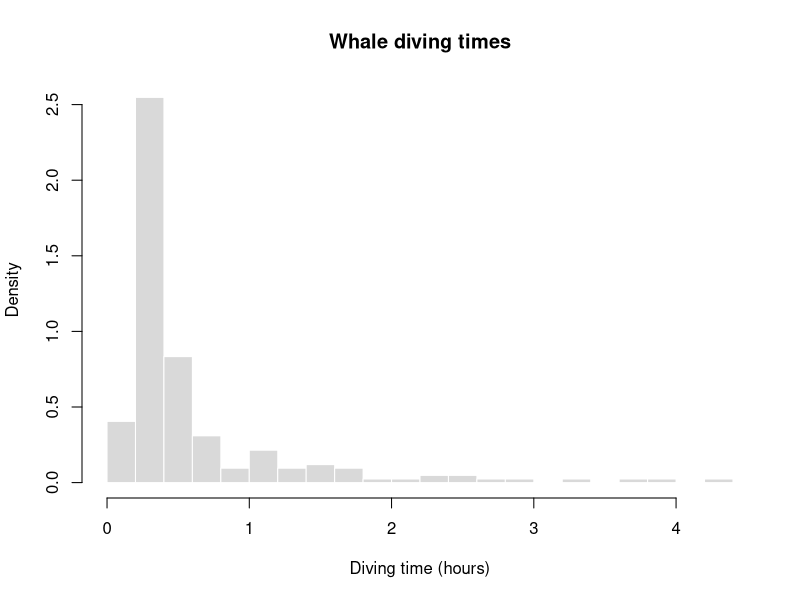
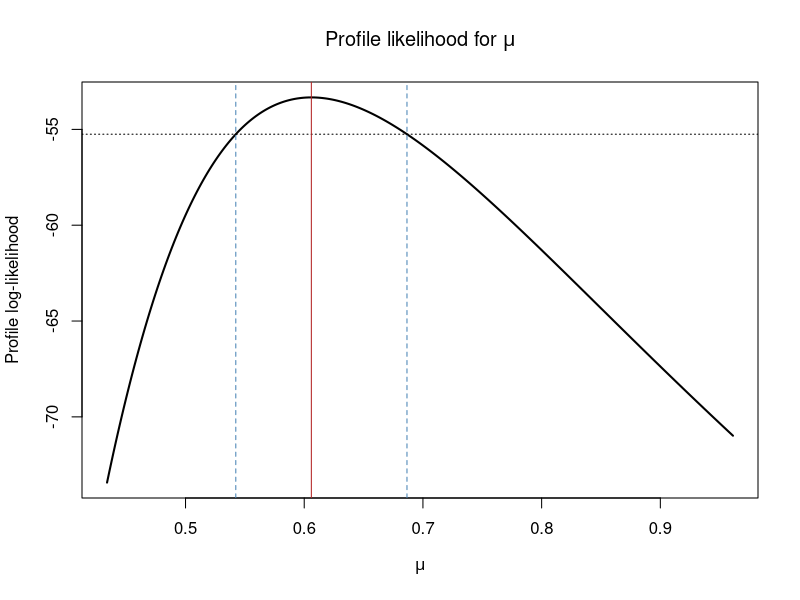
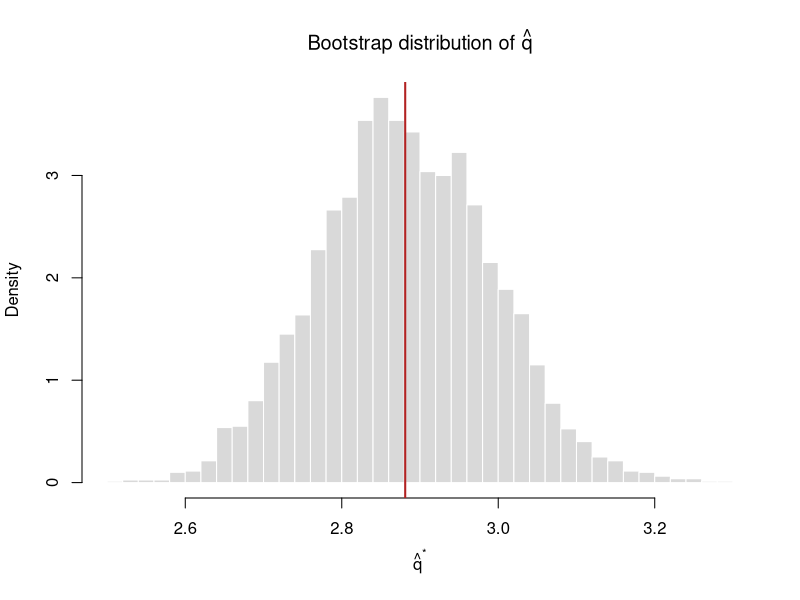
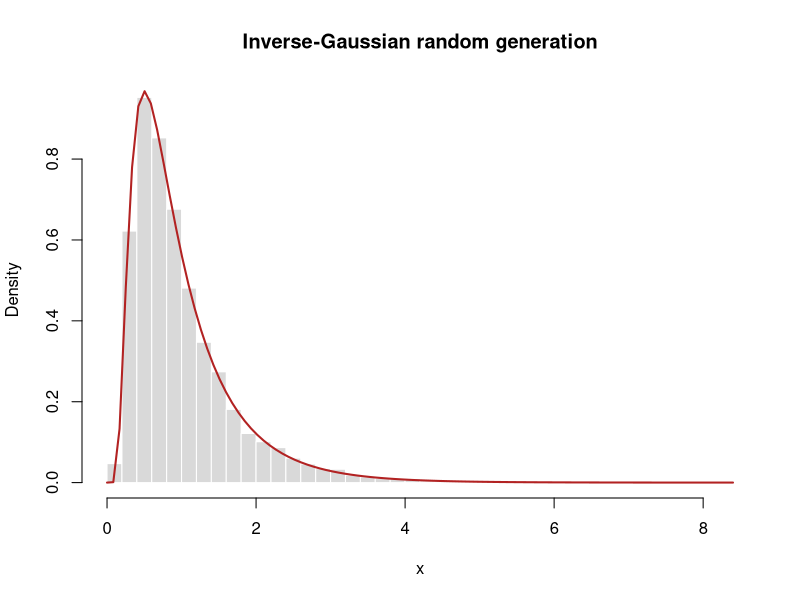

R code for these plots, in order:
## ---- chunk 1
#| label: setup
set.seed(2026)
options(digits = 5)

whales <- scan("data/whales.txt", quiet = TRUE)
stopifnot(length(whales) > 0, all(whales > 0))
## ---- chunk 2
hist(
  whales,
  probability = TRUE,
  breaks = 30,
  col = "grey85",
  border = "white",
  main = "Whale diving times",
  xlab = "Diving time (hours)"
)

data.frame(
  observations = length(whales),
  mean = mean(whales),
  median = median(whales),
  minimum = min(whales),
  maximum = max(whales)
)
## ---- chunk 3
loglik_inverse_gaussian <- function(lambda, mu, x) {
  if (lambda <= 0 || mu <= 0) return(-Inf)

  n <- length(x)
  n / 2 * log(lambda) - n / 2 * log(2 * pi) -
    3 / 2 * sum(log(x)) -
    lambda / (2 * mu^2) * sum((x - mu)^2 / x)
}

loglik_inverse_gaussian(lambda = 1, mu = 1, x = whales)
## ---- chunk 4
inverse_gaussian_lambda_hat <- function(mu, x) {
  length(x) * mu^2 / sum((x - mu)^2 / x)
}

newton_inverse_gaussian_lambda <- function(mu, x, start = 1,
                                           tolerance = 1e-10,
                                           max_iter = 100) {
  lambda <- start
  trace <- data.frame(iteration = 0, lambda = lambda)

  for (iteration in seq_len(max_iter)) {
    score <- length(x) / (2 * lambda) -
      sum((x - mu)^2 / x) / (2 * mu^2)
    hessian <- -length(x) / (2 * lambda^2)
    candidate <- lambda - score / hessian

    if (!is.finite(candidate) || candidate <= 0) {
      stop("Newton-Raphson left the admissible domain lambda > 0.")
    }

    trace <- rbind(
      trace,
      data.frame(iteration = iteration, lambda = candidate)
    )

    if (abs(candidate - lambda) <= tolerance * (1 + abs(lambda))) {
      return(list(estimate = candidate, converged = TRUE, trace = trace))
    }

    lambda <- candidate
  }

  list(estimate = lambda, converged = FALSE, trace = trace)
}

lambda_newton <- newton_inverse_gaussian_lambda(
  mu = 1,
  x = whales,
  start = 1
)
lambda_closed_form <- inverse_gaussian_lambda_hat(mu = 1, x = whales)

data.frame(
  method = c("Newton-Raphson", "Closed-form MLE"),
  lambda_hat = c(lambda_newton$estimate, lambda_closed_form)
)
## ---- chunk 5
negative_loglik_log_parameters <- function(log_parameters, x) {
  lambda <- exp(log_parameters[1])
  mu <- exp(log_parameters[2])
  -loglik_inverse_gaussian(lambda, mu, x)
}

joint_fit <- optim(
  par = log(c(lambda = 1, mu = 1)),
  fn = negative_loglik_log_parameters,
  x = whales,
  method = "BFGS",
  hessian = TRUE
)

if (joint_fit$convergence != 0) {
  stop("The joint inverse-Gaussian optimization did not converge.")
}

joint_estimates <- exp(joint_fit$par)
names(joint_estimates) <- c("lambda", "mu")
joint_estimates
## ---- chunk 6
profile_loglik_mu <- function(mu, x) {
  if (mu <= 0) return(-Inf)
  conditional_lambda <- inverse_gaussian_lambda_hat(mu, x)
  loglik_inverse_gaussian(conditional_lambda, mu, x)
}

mu_hat <- unname(joint_estimates["mu"])
profile_cutoff <- -joint_fit$value - qchisq(0.95, df = 1) / 2

profile_root <- function(mu) {
  profile_loglik_mu(mu, whales) - profile_cutoff
}

mu_profile_ci <- c(
  lower = uniroot(profile_root, c(0.01, mu_hat))$root,
  upper = uniroot(profile_root, c(mu_hat, 3))$root
)

data.frame(
  estimate = mu_hat,
  lower_95 = mu_profile_ci["lower"],
  upper_95 = mu_profile_ci["upper"],
  contains_mu_1 = mu_profile_ci["lower"] <= 1 &&
    1 <= mu_profile_ci["upper"]
)
## ---- chunk 7
mu_grid <- seq(mu_profile_ci["lower"] * 0.8,
               mu_profile_ci["upper"] * 1.4,
               length.out = 300)

plot(
  mu_grid,
  vapply(mu_grid, profile_loglik_mu, numeric(1), x = whales),
  type = "l",
  lwd = 2,
  xlab = expression(mu),
  ylab = "Profile log-likelihood",
  main = expression("Profile likelihood for " * mu)
)
abline(h = profile_cutoff, lty = 3)
abline(
  v = c(mu_profile_ci["lower"], mu_hat, mu_profile_ci["upper"], 1),
  lty = c(2, 1, 2, 3),
  col = c("steelblue", "firebrick", "steelblue", "grey40")
)
## ---- chunk 8
q_hat <- mean(1 / whales)

B <- 4000
bootstrap_q <- replicate(
  B,
  mean(1 / sample(whales, replace = TRUE))
)

bootstrap_bias <- mean(bootstrap_q) - q_hat
bootstrap_se <- sd(bootstrap_q)
bias_corrected_q <- q_hat - bootstrap_bias

normal_ci <- q_hat + qnorm(c(0.025, 0.975)) * bootstrap_se
percentile_ci <- unname(quantile(bootstrap_q, c(0.025, 0.975)))
basic_quantiles <- unname(quantile(bootstrap_q, c(0.975, 0.025)))
basic_ci <- 2 * q_hat - basic_quantiles

data.frame(
  estimate = q_hat,
  bootstrap_bias = bootstrap_bias,
  bootstrap_standard_error = bootstrap_se,
  bias_corrected_estimate = bias_corrected_q,
  relative_bias_to_se = abs(bootstrap_bias) / bootstrap_se
)
## ---- chunk 9
rbind(
  Normal = normal_ci,
  Percentile = percentile_ci,
  Basic = basic_ci
) |>
  as.data.frame() |>
  setNames(c("lower_95", "upper_95"))
## ---- chunk 10
hist(
  bootstrap_q,
  probability = TRUE,
  breaks = 35,
  col = "grey85",
  border = "white",
  main = expression("Bootstrap distribution of " * hat(q)),
  xlab = expression(hat(q)^"*")
)
abline(v = q_hat, col = "firebrick", lwd = 2)
## ---- chunk 11
rinverse_gaussian <- function(n, mu, lambda) {
  stopifnot(n >= 1, mu > 0, lambda > 0)

  y <- rnorm(n)^2
  x1 <- mu + mu^2 * y / (2 * lambda) -
    mu / (2 * lambda) * sqrt(4 * mu * lambda * y + mu^2 * y^2)
  u <- runif(n)

  ifelse(u <= mu / (mu + x1), x1, mu^2 / x1)
}

dinverse_gaussian <- function(x, mu, lambda) {
  density <- numeric(length(x))
  positive <- x > 0
  density[positive] <- sqrt(lambda / (2 * pi * x[positive]^3)) *
    exp(-lambda * (x[positive] - mu)^2 /
          (2 * mu^2 * x[positive]))
  density
}

mu_simulation <- 1
lambda_simulation <- 2
simulated_inverse_gaussian <- rinverse_gaussian(
  n = 10000,
  mu = mu_simulation,
  lambda = lambda_simulation
)

data.frame(
  quantity = c("Mean", "Variance"),
  empirical = c(
    mean(simulated_inverse_gaussian),
    var(simulated_inverse_gaussian)
  ),
  theoretical = c(
    mu_simulation,
    mu_simulation^3 / lambda_simulation
  )
)
## ---- chunk 12
hist(
  simulated_inverse_gaussian,
  probability = TRUE,
  breaks = 50,
  col = "grey85",
  border = "white",
  main = "Inverse-Gaussian random generation",
  xlab = "x"
)
curve(
  dinverse_gaussian(x, mu = mu_simulation, lambda = lambda_simulation),
  add = TRUE,
  col = "firebrick",
  lwd = 2
)
